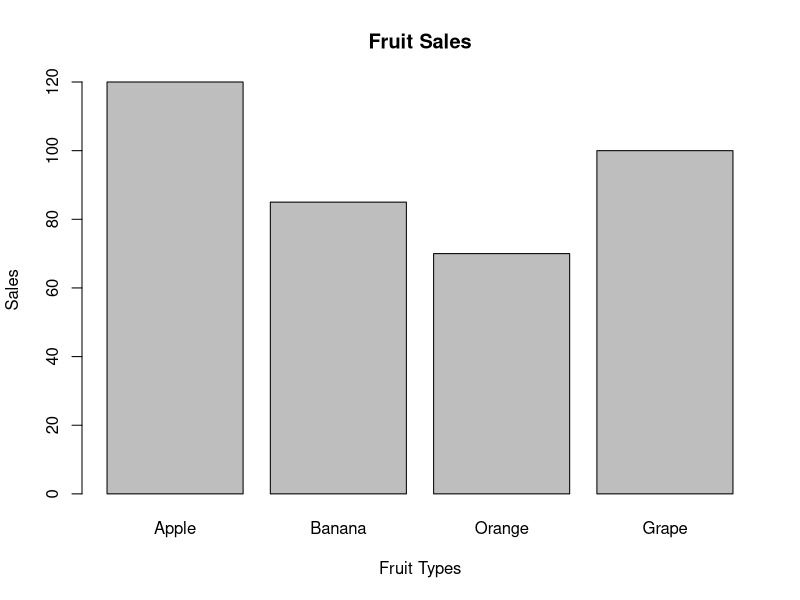
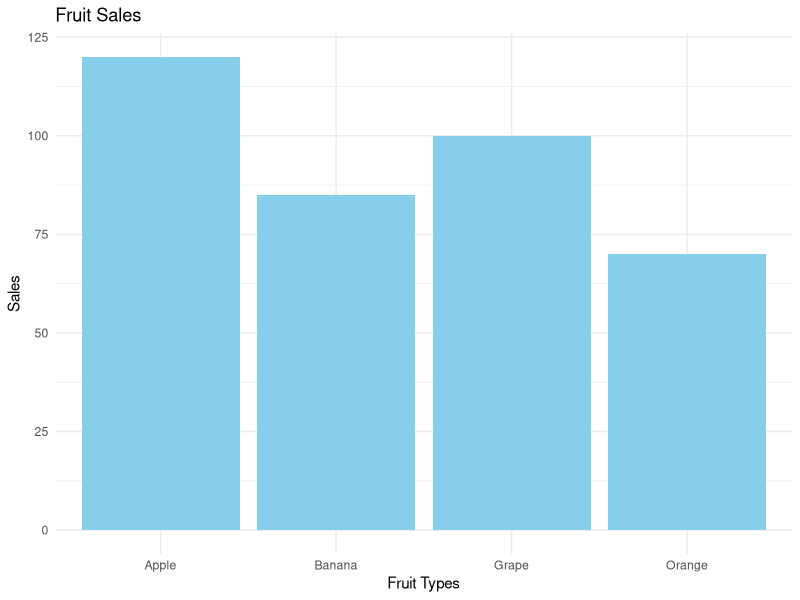
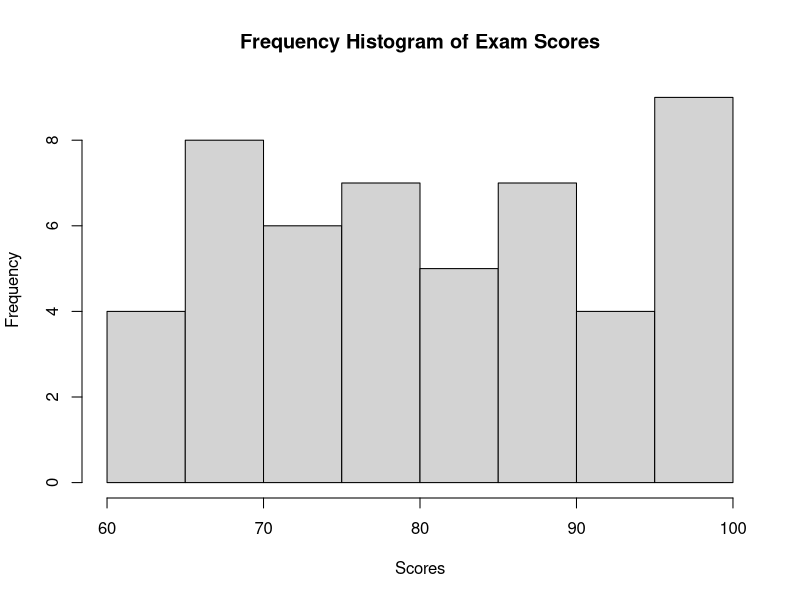
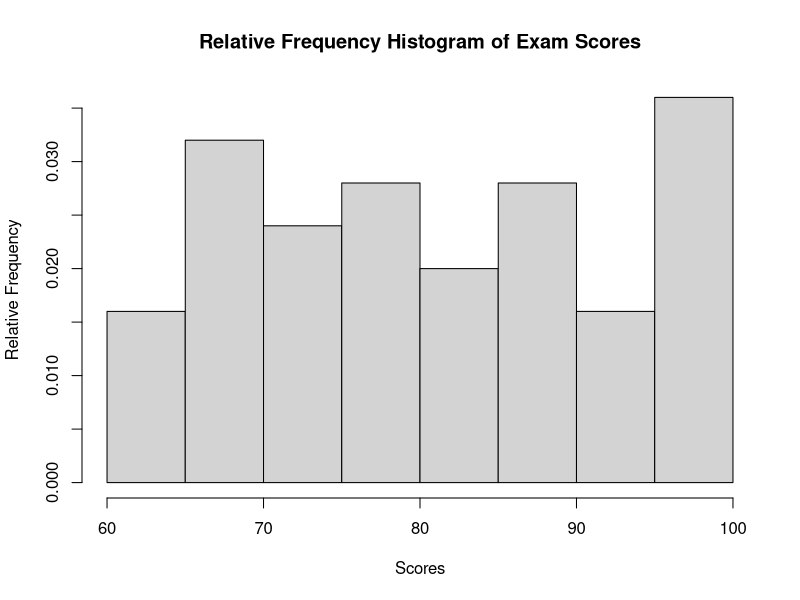
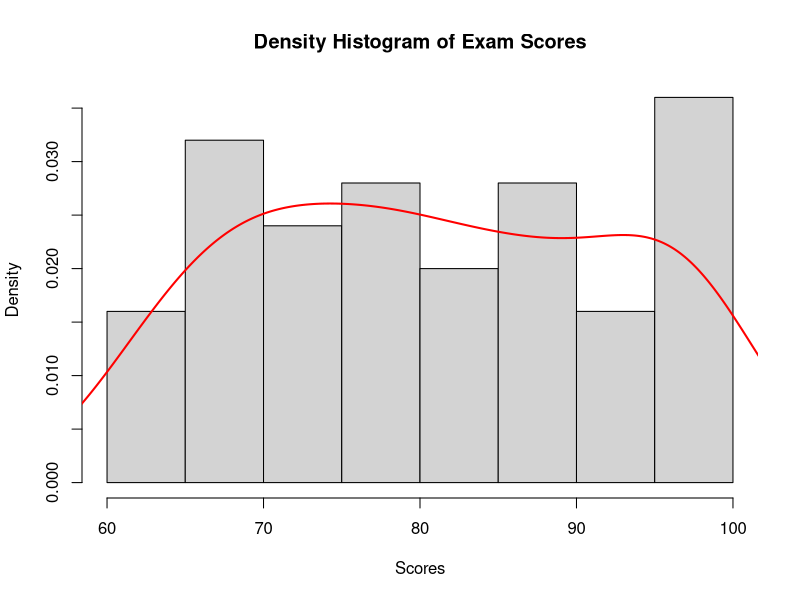
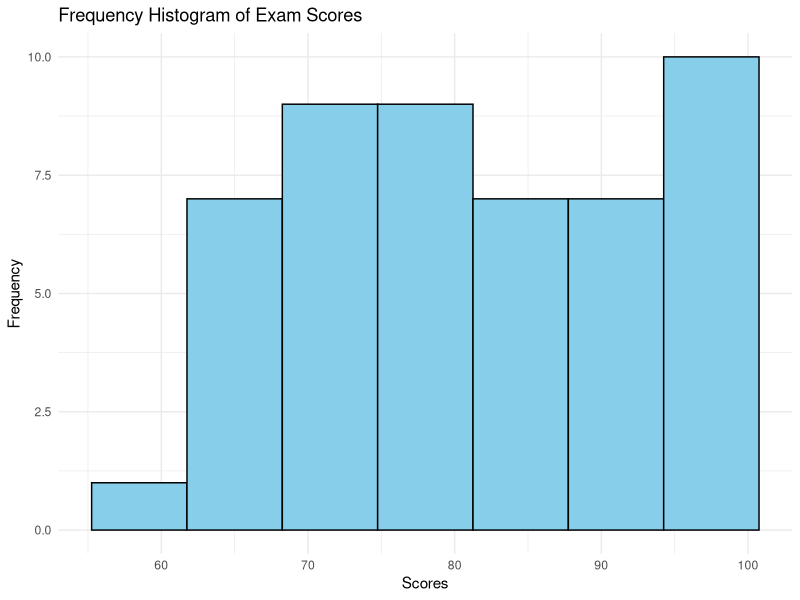
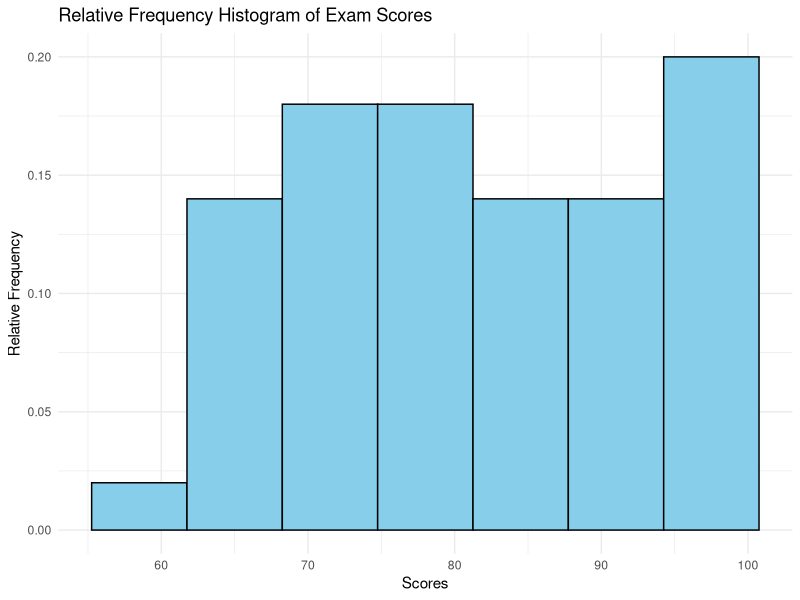
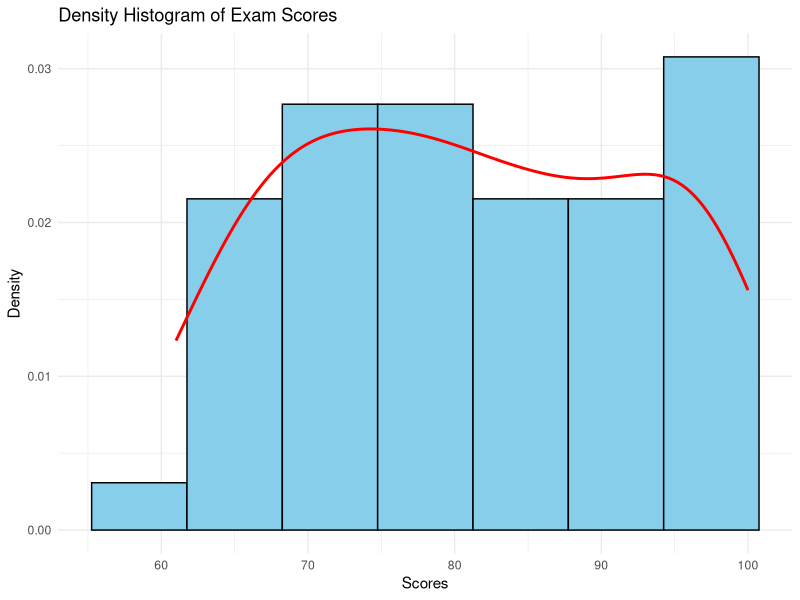

These charts were generated, in order, by the following R code:
## ---- chunk 1
#| warning: false
#| message: false

library(ggplot2)
library(dplyr)
library(tidyr)
library(scales)
## ---- chunk 2
fruits <- c("Apple", "Banana", "Orange", "Grape")
sales <- c(120, 85, 70, 100)

# Create a data frame
df <- data.frame(fruit = fruits, sales = sales)
## ---- chunk 3
# Create bar plot
barplot(sales, names.arg = fruits, 
        main = "Fruit Sales",
        xlab = "Fruit Types", ylab = "Sales")
## ---- chunk 4
# Create bar plot with ggplot2
ggplot(df, aes(x = fruit, y = sales)) +
  geom_bar(stat = "identity", fill = "skyblue") +
  labs(title = "Fruit Sales",
       x = "Fruit Types", y = "Sales") +
  theme_minimal()
## ---- chunk 5
set.seed(123)  # for reproducibility
scores <- round(runif(50, min = 60, max = 100))
## ---- chunk 6
# Frequency Histogram
hist(scores, breaks = 7, 
     main = "Frequency Histogram of Exam Scores",
     xlab = "Scores", ylab = "Frequency")

# Relative Frequency Histogram
hist(scores, breaks = 7, freq = FALSE,
     main = "Relative Frequency Histogram of Exam Scores",
     xlab = "Scores", ylab = "Relative Frequency")

# Density Histogram
hist(scores, breaks = 7, freq = FALSE,
     main = "Density Histogram of Exam Scores",
     xlab = "Scores", ylab = "Density")
lines(density(scores), col = "red", lwd = 2)
## ---- chunk 7
# Create a data frame
df <- data.frame(score = scores)

# Frequency Histogram
ggplot(df, aes(x = score)) +
  geom_histogram(bins = 7, fill = "skyblue", color = "black") +
  labs(title = "Frequency Histogram of Exam Scores",
       x = "Scores", y = "Frequency") +
  theme_minimal()

# Relative Frequency Histogram
ggplot(df, aes(x = score, y = ..count.. / sum(..count..))) +
  geom_histogram(bins = 7, fill = "skyblue", color = "black") +
  labs(title = "Relative Frequency Histogram of Exam Scores",
       x = "Scores", y = "Relative Frequency") +
  theme_minimal()

# Density Histogram
ggplot(df, aes(x = score)) +
  geom_histogram(aes(y = ..density..), bins = 7, fill = "skyblue", color = "black") +
  geom_density(color = "red", size = 1) +
  labs(title = "Density Histogram of Exam Scores",
       x = "Scores", y = "Density") +
  theme_minimal()
## ---- chunk 8
data <- c(2, 3, 4, 5, 6, 7, 8, 9, 10, 15, 50)
## ---- chunk 9
# Create box plot
boxplot(data, main = "Box Plot of Sample Data",
        ylab = "Values", outcol = "red", outpch = 20)
## ---- chunk 10
# Create a data frame
df <- data.frame(value = data)

# Create Tukey box plot with ggplot2
ggplot(df, aes(x = "", y = value)) +
  stat_boxplot(geom = "errorbar", width = 0.2) +
  geom_boxplot(fill = "white", outlier.shape = 20, outlier.color = "red") +
  labs(title = "Tukey Box Plot of Sample Data",
       x = "", y = "Values") +
  theme_minimal() +
  theme(axis.title.x = element_blank(),
        axis.text.x = element_blank(),
        axis.ticks.x = element_blank())
